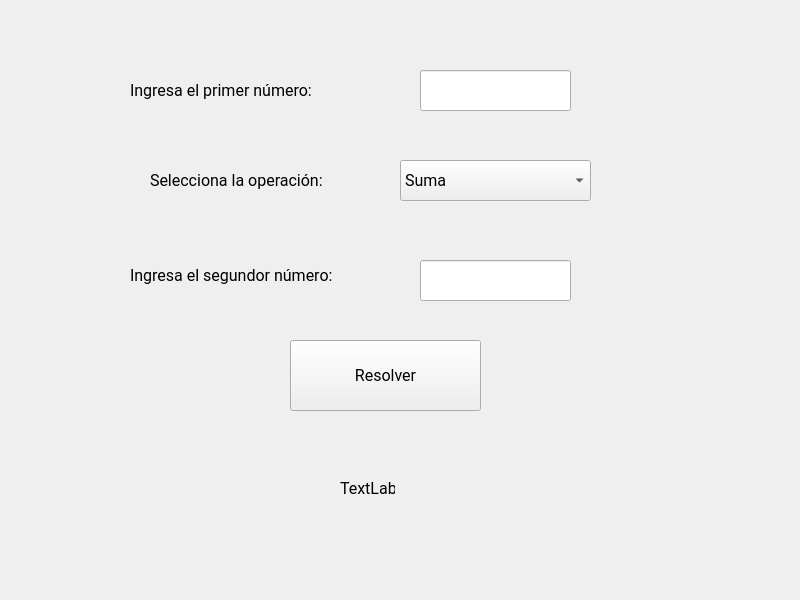
<?xml version="1.0" encoding="UTF-8"?>
<ui version="4.0">
 <class>Widget</class>
 <widget class="QWidget" name="Widget">
  <property name="geometry">
   <rect>
    <x>0</x>
    <y>0</y>
    <width>800</width>
    <height>600</height>
   </rect>
  </property>
  <property name="windowTitle">
   <string>Widget</string>
  </property>
  <widget class="QPushButton" name="pushButton">
   <property name="geometry">
    <rect>
     <x>290</x>
     <y>340</y>
     <width>191</width>
     <height>71</height>
    </rect>
   </property>
   <property name="font">
    <font>
     <family>Roboto</family>
     <pointsize>12</pointsize>
    </font>
   </property>
   <property name="text">
    <string>Resolver</string>
   </property>
  </widget>
  <widget class="QLabel" name="label">
   <property name="geometry">
    <rect>
     <x>130</x>
     <y>70</y>
     <width>281</width>
     <height>41</height>
    </rect>
   </property>
   <property name="font">
    <font>
     <family>Roboto</family>
     <pointsize>12</pointsize>
    </font>
   </property>
   <property name="text">
    <string>Ingresa el primer número:</string>
   </property>
  </widget>
  <widget class="QLabel" name="label_2">
   <property name="geometry">
    <rect>
     <x>130</x>
     <y>260</y>
     <width>271</width>
     <height>31</height>
    </rect>
   </property>
   <property name="font">
    <font>
     <family>Roboto</family>
     <pointsize>12</pointsize>
    </font>
   </property>
   <property name="text">
    <string>Ingresa el segundor número:</string>
   </property>
  </widget>
  <widget class="QLabel" name="label_3">
   <property name="geometry">
    <rect>
     <x>340</x>
     <y>480</y>
     <width>55</width>
     <height>16</height>
    </rect>
   </property>
   <property name="font">
    <font>
     <family>Roboto</family>
     <pointsize>12</pointsize>
    </font>
   </property>
   <property name="text">
    <string>TextLabel</string>
   </property>
  </widget>
  <widget class="QLineEdit" name="lineEdit">
   <property name="geometry">
    <rect>
     <x>420</x>
     <y>70</y>
     <width>151</width>
     <height>41</height>
    </rect>
   </property>
   <property name="font">
    <font>
     <family>Roboto</family>
     <pointsize>12</pointsize>
    </font>
   </property>
  </widget>
  <widget class="QLineEdit" name="lineEdit_2">
   <property name="geometry">
    <rect>
     <x>420</x>
     <y>260</y>
     <width>151</width>
     <height>41</height>
    </rect>
   </property>
   <property name="font">
    <font>
     <family>Roboto</family>
     <pointsize>12</pointsize>
    </font>
   </property>
  </widget>
  <widget class="QComboBox" name="comboBox">
   <property name="geometry">
    <rect>
     <x>400</x>
     <y>160</y>
     <width>191</width>
     <height>41</height>
    </rect>
   </property>
   <property name="font">
    <font>
     <family>Roboto</family>
     <pointsize>12</pointsize>
    </font>
   </property>
   <item>
    <property name="text">
     <string>Suma</string>
    </property>
   </item>
   <item>
    <property name="text">
     <string>Resta</string>
    </property>
   </item>
   <item>
    <property name="text">
     <string>Multiplicación</string>
    </property>
   </item>
   <item>
    <property name="text">
     <string>División</string>
    </property>
   </item>
   <item>
    <property name="text">
     <string>Potencia</string>
    </property>
   </item>
  </widget>
  <widget class="QLabel" name="label_4">
   <property name="geometry">
    <rect>
     <x>150</x>
     <y>160</y>
     <width>221</width>
     <height>41</height>
    </rect>
   </property>
   <property name="font">
    <font>
     <family>Roboto</family>
     <pointsize>12</pointsize>
    </font>
   </property>
   <property name="text">
    <string>Selecciona la operación:</string>
   </property>
  </widget>
 </widget>
 <resources/>
 <connections/>
</ui>
